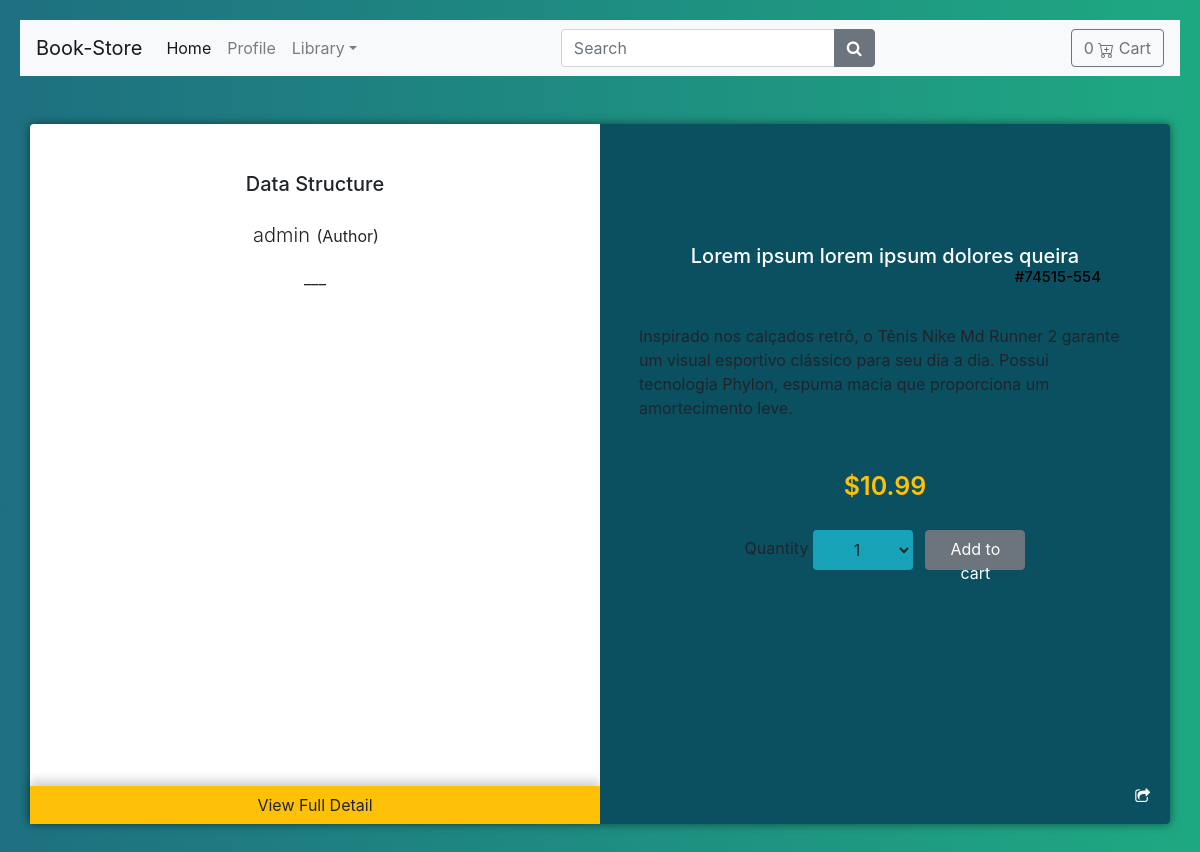
The app's page /data-structure with its own data.
### store/models.py (models this page shows, shortened)
class Product(models.Model):
    category = models.ForeignKey(Category,related_name='product', on_delete=models.CASCADE)
    created_by = models.ForeignKey(User, on_delete=models.CASCADE, related_name='product_creator')
    title = models.CharField(max_length=255)
    author = models.CharField(max_length=255,default='admin')
    image = models.ImageField(upload_to='images/', default='images/default.png')
    slug = models.SlugField(max_length=255)
    price = models.DecimalField(max_digits=4, decimal_places=2)
    in_stock = models.BooleanField(default=True)
    is_active = models.BooleanField(default=True)
    created = models.DateTimeField(auto_now_add=True)
    updated = models.DateTimeField(auto_now=True)
    objects = models.Manager()
    products = ProductManager()
    class Meta:
        verbose_name_plural = 'products'
        ordering = ('-created',)

### store/views.py (the view)
# urls.py: path('<slug:slug>', views.product_detail, name='product_detail'),
def product_detail(request,slug):
    product = get_object_or_404(Product, slug=slug, in_stock=True)
    return render(request, 'store/products/single.html',{'product': product})

### basket/context_processors.py (called while the page is built)
def basket(request):
    return {'basket': Basket(request)}

### store/context_processors.py (called while the page is built)
def categories(request):
    return{
        'categories': Category.objects.all()
    }

### store/models.py (called while the page is built)
    def get_absolute_url(self):
        return reverse('store:category_list',args=[self.slug])

### templates/store/products/single.html (shortened to what this page needs)
{% extends "../base.html"%}
{% block content%}
<div class="container">
    <div class="detail-container rounded my-5 row">
      <div class="col-md-12 ">
        <div class="row">
          <div class="rounded-left col-md-6 product bg-white">
               <div class="color text-center">
                 <h5 class="mb-4">{{ product.title }}</h5>
                 <p><span class="lead">{{ product.author }}</span> (Author)</p>
                 <p>{{ product.description|slice:":355"}}___</p>
               </div>
               <button class="rounded-0 btn btn-warning">View Full Detail</button>
          </div>
          <div class="rounded-right col-md-6 detail bg-dange pb-5">
            <div class="logo text-white text-center mt-5">
            </div>
            <h5 class="px-1 desc mt-5 text-white text-center">Lorem ipsum lorem ipsum dolores queira
            <div class="text-muted">#74515-554</div>
            </h5>
            <div class="py-5 px-4">
              Inspirado nos calçados retrô, o Tênis Nike Md Runner 2 garante um visual esportivo clássico para seu dia a dia. Possui tecnologia Phylon, espuma macia que proporciona um amortecimento leve.
            </div>
            <div class="text-center price">
                <span class="text-warning">${{ product.price }}</span>
            </div>
            <div class="text-center mt-4">
              <label for="select">Quantity</label>
              <select class="btn bg-info mr-2">
                <option value="1">1</option>
              </select>
              <button type="button" id ="add-button" value = "{{product.id}}" class="btn btn-secondary btn">Add to cart</button>
            </div>
            <i class="fa fa-share-square-o" aria-hidden="true"></i>
          </div>
        </div>
      </div>
    </div>
  </div>
{% endblock %}

### templates/store/base.html (style rules this page uses)
body { background: -o-linear-gradient(0deg, #1ea982, #1ea982); background: -webkit-linear-gradient(0deg, #1e7080, #1ea982); }

### records on screen
Product: title "Data Structure", author "admin", price "10.99"
